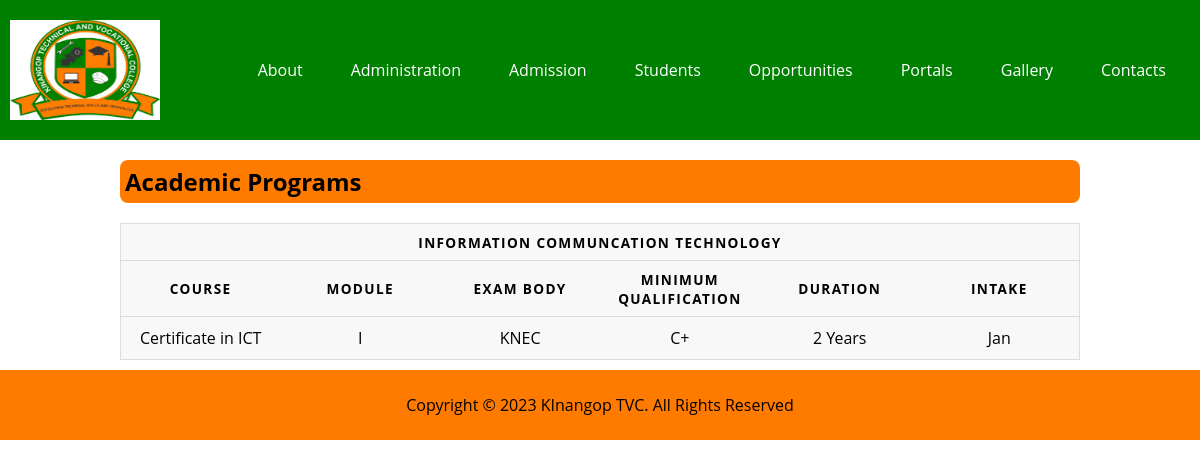
The app's page /programs/, older data.
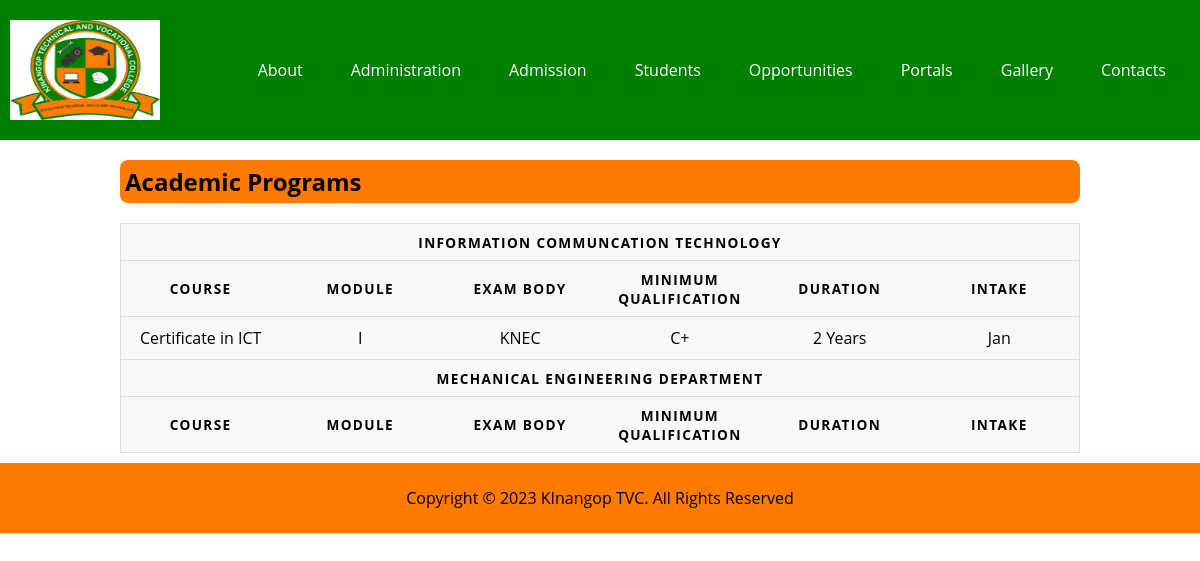
The same page, newer data.
### department/models.py (models this page shows, shortened)
class department(models.Model):
    department_name = models.CharField(max_length=150)
    department_code = models.CharField(max_length=150)

class course(models.Model):
    exam_bodies_choices = [
        ('KNEC', 'KNEC'),
        ('NITA', 'NITA'),
        ('KASNEB', 'KASNEB'),
    ]
    department = models.ForeignKey(department, on_delete=models.CASCADE)
    course_code = models.CharField(max_length=150)
    course_name = models.CharField(max_length=150)
    module = models.CharField(max_length=50)
    exam_body = models.CharField(max_length=50, choices = exam_bodies_choices)
    min_qualification = models.CharField(max_length=150)
    duration = models.CharField(max_length=50)
    intake = models.CharField(max_length=50)

### department/views.py (the view)
# urls.py: path('programs/', views.programsView, name='programs'),
def programsView(request):
    departments = department.objects.all()
    context = {'departments' : departments }
    return render(request, 'admissions/programs.html', context)

### pages/templates/admissions/programs.html (shortened to what this page needs)
{% extends 'app/main.html' %} {% load static %}
  {% block content %}
  <section class="main">
    <div class="container">
      <section class="content">
        <h2 class="title-head">Academic Programs</h2>
        <table>
          <thead>
            {% for department in departments %}
            <tr>
              <th colspan="6">{{ department.department_name }}</th>
            </tr>
            <tr>
              <th scope="col">Course</th>
              <th scope="col">Module</th>
              <th scope="col">Exam Body</th>
              <th scope="col">Minimum Qualification</th>
              <th scope="col">Duration</th>
              <th scope="col">Intake</th>
            </tr>
          </thead>
          {% for course in department.course_set.all %}
          <tbody>
            <tr>
              <td scope="row" data-label="Course">{{ course.course_name}}</td>
              <td scope="row" data-label="Module">{{ course.module}}</td>
              <td data-label="Exam Body">{{ course.exam_body}}</td>
              <td data-label="Minimum Qualification">
                {{ course.min_qualification }}
              </td>
              <td data-label="Duration">{{ course.duration }}</td>
              <td data-label="Intake">{{ course.intake }}</td>
            </tr>
          </tbody>
          {% endfor%} {% endfor %}
        </table>
      </section>
    </div>
  </section>
  {% endblock %}

### pages/templates/app/main.html (shortened to what this page needs)
{% load static %}
<!DOCTYPE html>
<html lang="en">
  <head>
    <link rel="stylesheet" href="{% static 'css/styles.css' %}" />
  </head>
  <body>
    <header class="nav">
      <a href="/"
        ><img
          src="{% static 'images/kinangop-logo.jpeg' %}"
          alt="Kinangop TVC"
          class="logo"
      /></a>
      <ul class="main-nav">
        <li>
          <a href="{% url 'about' %}">About</a>
        </li>
        <li>
          <a href="">Administration</a>
        </li>
        <li>
          <a href="{% url 'procedures' %}">Admission</a>
        </li>
        <li>
          <a href="">Students</a>
        </li>
        <li>
          <a href="">Opportunities</a>
        </li>
        <li>
          <a href="">Portals</a>
        </li>
        <li><a href="{% url 'gallery' %}">Gallery</a></li>
        <li><a href="{% url 'contacts' %}">Contacts</a></li>
      </ul>
    </header>
    {% block content %} {% endblock %}
    <footer>
      <p id="copy">
        Copyright &copy; {% now "Y" %} KInangop TVC. All Rights Reserved
      </p>
    </footer>
  </body>
</html>

### static/css/styles.css (style rules this page uses)
:root { --primary-color: hsl(120, 100%, 25%); --secondary-color: hsl(29, 100%, 50%); --white: hsl(255, 100%, 100%); --blue: hsl(248, 32%, 49%); --darkBlue: hsl(249, 10%, 26%); --grayishBlue: hsl(246, 25%, 77%); --darkgreen: hsl(154, 50%, 45%); }
*, *::after, *::before { margin: 0; padding: 0; box-sizing: border-box; }
html { font-size: 62.5%; font-family: "Open sans", sans-serif; }
body { font-size: 1.6rem; min-height: 100vh; }
ul { list-style: none; }
a { text-decoration: none; }
p { line-height: 1.5; }
.container { max-width: 80%; margin: auto; }
img, picture, svg, video { max-width: 100%; display: block; }
.nav { position: relative; display: flex; align-items: center; justify-content: space-between; background-color: var(--primary-color); padding: 2rem 1rem; }
.logo { width: 15rem; height: 10rem; }
.main-nav { display: flex; align-items: center; }
.main-nav li { position: relative; }
.main-nav a { padding: 2rem; color: var(--white); margin: 0 0.4rem; }
.title-head { padding: 0.5rem; font-size: 2.4rem; background-color: var(--secondary-color); border-radius: 0.8rem; margin: 2rem 0; }
footer { min-height: 7rem; background-color: var(--secondary-color); text-align: center; }
#copy { line-height: 7rem; }
.content { margin: 1rem 0; }
table { border: 1px solid #ccc; border-collapse: collapse; width: 100%; table-layout: fixed; }
table tr { background-color: #f8f8f8; border: 1px solid #ddd; padding: 0.35em; }
table th, table td { padding: 0.625em; text-align: center; }
table th { font-size: 0.85em; letter-spacing: 0.1em; text-transform: uppercase; }

Row changes from the older to the newer data that the page shows:
added department: department_name "MECHANICAL ENGINEERING DEPARTMENT"
